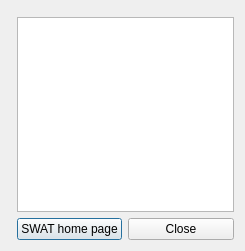
<?xml version="1.0" encoding="UTF-8"?>
<ui version="4.0">
 <class>aboutQSWAT</class>
 <widget class="QDialog" name="aboutQSWAT">
  <property name="geometry">
   <rect>
    <x>0</x>
    <y>0</y>
    <width>245</width>
    <height>251</height>
   </rect>
  </property>
  <property name="font">
   <font>
    <family>MS Shell Dlg 2</family>
    <weight>50</weight>
    <italic>false</italic>
    <bold>false</bold>
   </font>
  </property>
  <property name="windowTitle">
   <string>About QSWAT</string>
  </property>
  <property name="windowIcon">
   <iconset>
    <normaloff>:/plugins/qswat/QSWAT-Icon/QSWAT-Icon-SWAT-16.ico</normaloff>:/plugins/qswat/QSWAT-Icon/QSWAT-Icon-SWAT-16.ico</iconset>
  </property>
  <property name="sizeGripEnabled">
   <bool>false</bool>
  </property>
  <layout class="QGridLayout" name="gridLayout_2">
   <item row="0" column="0" rowspan="3" colspan="3">
    <layout class="QGridLayout" name="gridLayout"/>
   </item>
   <item row="1" column="1" colspan="2">
    <widget class="QTextBrowser" name="textBrowser"/>
   </item>
   <item row="2" column="1">
    <widget class="QPushButton" name="SWATHomeButton">
     <property name="font">
      <font>
       <family>MS Shell Dlg 2</family>
       <weight>50</weight>
       <italic>false</italic>
       <bold>false</bold>
      </font>
     </property>
     <property name="text">
      <string>SWAT home page</string>
     </property>
    </widget>
   </item>
   <item row="2" column="2">
    <widget class="QPushButton" name="closeButton">
     <property name="font">
      <font>
       <family>MS Shell Dlg 2</family>
       <weight>50</weight>
       <italic>false</italic>
       <bold>false</bold>
      </font>
     </property>
     <property name="text">
      <string>Close</string>
     </property>
    </widget>
   </item>
  </layout>
 </widget>
 <resources>
  <include location="resources.qrc"/>
 </resources>
 <connections/>
</ui>
